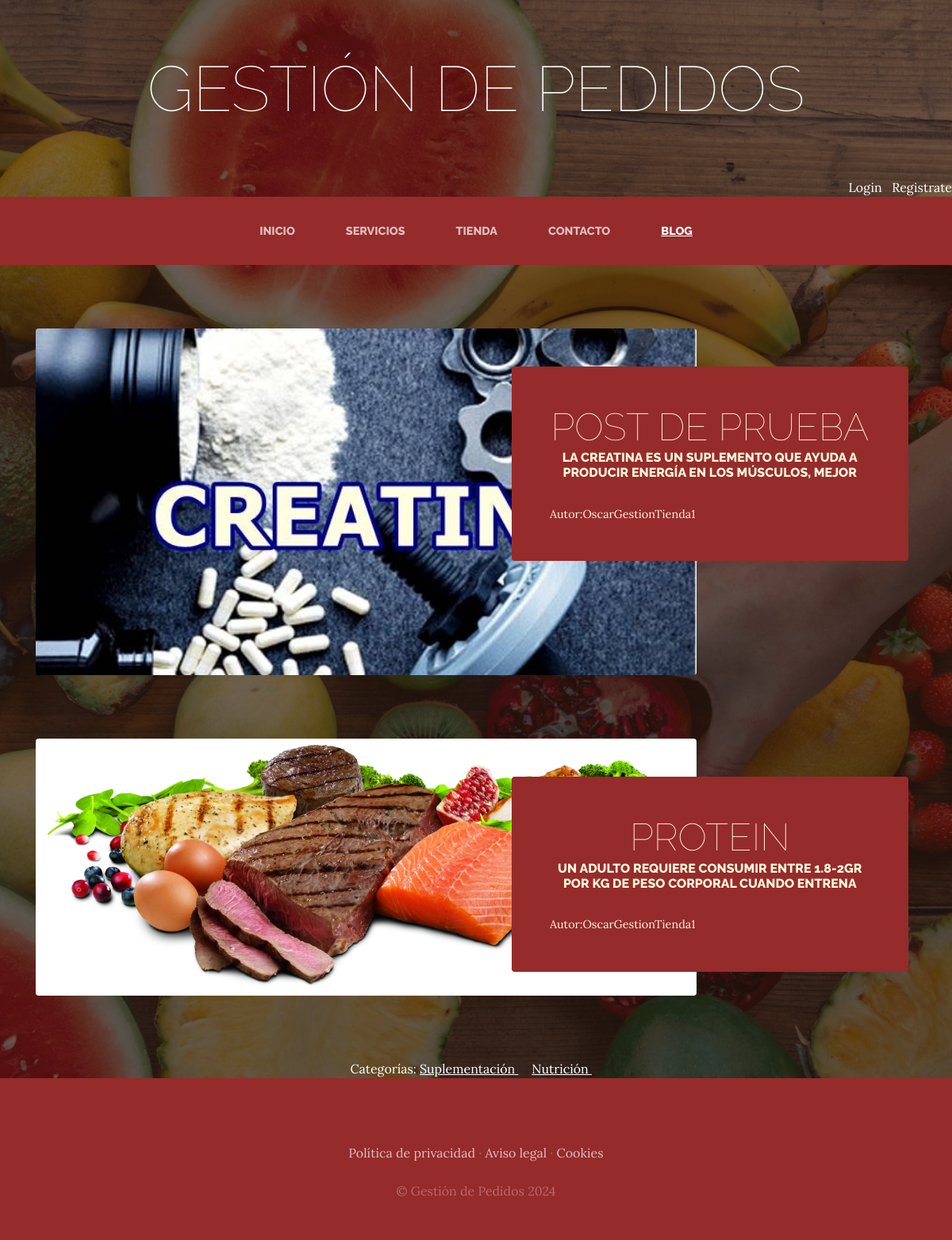
Screenshot of /blog/ with the database file from the repository.
### blog/models.py (models this page shows, shortened)
class Post(models.Model):
    titulo=models.CharField(max_length=80)
    contenido=models.CharField(max_length=80)
    imagen=models.ImageField(upload_to='blog', null=True, blank=True)
    autor=models.ForeignKey(User, on_delete=models.CASCADE)
    categorias=models.ManyToManyField(Categoria)
    created=models.DateTimeField(auto_now_add=True)
    updated=models.DateTimeField(auto_now_add=True)
    class Meta:
        verbose_name='post'
        verbose_name='posts'

class Categoria(models.Model):
    nombre=models.CharField(max_length=50)
    created=models.DateTimeField(auto_now_add=True)
    updated=models.DateTimeField(auto_now_add=True)
    class Meta:
        verbose_name='categoria'
        verbose_name='categorias'

### blog/views.py (the view)
# urls.py: 2. Add a URL to urlpatterns:  path('blog/', include('blog.urls'))
def blog(request):
    posts=Post.objects.all()
    return render(request, "blog/blog.html", {"posts":posts})

### carro/context_processor.py (called while the page is built)
def importe_total_carro(request):
    total = 0
    if request.user.is_authenticated:
        carro=request.session.get("carro",None)
        if carro:
            for key, value in carro.items():
                total = total + float(value["precio"])
    return {"importe_total_carro": total}

### blog/templates/blog/blog.html
{% extends "ProyectoWebApp/base.html" %}
{% load static %}
{%block content%}
    {% for post in posts %}
    <section class="page-section clearfix">
        <div class="container">
          <div class="intro">
            <img class="intro-img img-fluid mb-3 mb-lg-0 rounded" src="{{post.imagen.url}}" alt="" style="width_90%;">
            <div class="intro-text left-0 text-center bg-faded p-5 rounded">
              <h2 class="section-heading mb-4" >
                <span class="section-heading-lower">{{post.titulo}}</span>
                <span class="section-heading-upper">{{post.contenido}}</span>
              </h2>
              <div style="text-align:left; font-size:0.9em">
                    Autor:{{post.autor}}
              </div>
            </div>
          </div>
        </div>
    </section>
    {% endfor %}
    <section>
        <div style="width: 55%; margin: auto; text-align: center; color: white ">
            Categorías:
            {% for post in posts %}
                {% for categoria in post.categorias.all%}
                    <a href="{%url 'categoria' categoria.id %}" class="linksCategorias">{{categoria.nombre}} </a> &nbsp;&nbsp;&nbsp;
                {% endfor %}
            {% endfor %}
        </div>
    </section>
{% endblock %}

### ProyectoWebApp/static/ProyectoWebApp/css/gestion.css (style rules this page uses)
body { font-family: 'Lora'; background: linear-gradient(rgba(47, 23, 15, 0.65), rgba(47, 23, 15, 0.65)), url("../img/fondo.jpg"); background-attachment: fixed; background-position: center; background-size: cover; }
h1, h2, h3, h4, h5, h6 { font-family: 'Raleway'; }
.page-section { margin-top: 5rem; margin-bottom: 5rem; }
.section-heading { text-transform: uppercase; }
.section-heading .section-heading-upper { display: block; font-size: 1rem; font-weight: 800; padding-bottom:.5rem; }
.section-heading .section-heading-lower { display: block; font-size: 3rem; font-weight: 100; }
.bg-faded { background-color: rgba(255, 255, 255, 0.85); }
.intro { position: relative; }
@media (min-width: 992px) { .intro .intro-img { width: 75%; float: left; } }
@media (min-width: 992px) { .intro .intro-text { left: 600; width: 60%; margin-top: 3rem; background-color: rgb(150, 43, 43); color: cornsilk; position: absolute; } }
@media (min-width: 1200px) { .intro .intro-text { width: 45%; } }
.linksCategorias { color:white !important; text-decoration: underline; }

### rows the page displays
Post: imagen (picture), titulo "POST DE PRUEBA", contenido "LA CREATINA ES UN SUPLEMENTO QUE AYUDA A PRODUCIR ENERGÍA EN LOS MÚSCULOS, MEJOR", autor "OscarGestionTienda1"
Post: imagen (picture), titulo "PROTEIN", contenido "UN ADULTO REQUIERE CONSUMIR ENTRE 1.8-2GR POR KG DE PESO CORPORAL CUANDO ENTRENA", autor "OscarGestionTienda1"
Categoria: nombre "Suplementación"
Categoria: nombre "Nutrición"
